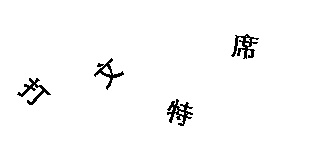
#> input picture clear_img/0821af1cab0a88844e1589df3f4efe15_文-特-席.png, 310 x 155 px; its folder holds only this picture in this run
$ python -i text_rotate.py   (imports and definitions only)
#> lines starting #> are read from the running program, lines starting #| are printed output that depends on the picture; after the words box and inside, x2 and y2 are one past the last pixel; in counts of white or black regions, pixels touching at a corner belong together
import cv2
import numpy as np

from util import show


def rotate(img, angle):
    rows, cols = img.shape[:2]
    rotate = cv2.getRotationMatrix2D((rows * 0.5, cols * 0.5), angle, 1)
    '''
    第一个参数：旋转中心点
    第二个参数：旋转角度
    第三个参数：缩放比例
    '''
    res = cv2.warpAffine(img, rotate, (cols, rows))
    return res


def rotate_image(template, angle, show=False):
    # 图片的中心点，这里假设是图片的中心
    center = (template.shape[1] // 2, template.shape[0] // 2)
    # 计算旋转矩阵
    rotation_matrix = cv2.getRotationMatrix2D(center, angle, 1.0)

    # 旋转图片，注意需要计算旋转后的新边界框以避免内容裁剪
    ppp = cv2.warpAffine(template, rotation_matrix, (template.shape[1], template.shape[0]), flags=cv2.INTER_CUBIC,
                         borderMode=cv2.BORDER_REPLICATE)

    if show:
        cv2.imshow('template', ppp)
        cv2.waitKey(0)
        cv2.destroyAllWindows()
    return ppp


def merge_contour_points(contours):
    """
    Collects all vertices of the minimum area rectangle for each contour.

    Args:
    contours (list): A list of contours to process.

    Returns:
    np.ndarray: An array of points from the minimum bounding rectangles of each contour.
    """
    all_points = []  # Use a list to collect all points

    for contour in contours:
        rect = cv2.minAreaRect(contour)  # Calculate the minimum area rectangle
        box = cv2.boxPoints(rect)  # Get the four vertices of the rectangle
        box = np.int32(box)  # Ensure the points are in integer format
        all_points.extend(box)  # Collect all points in the list

    # Convert list of points to a NumPy array
    merged_points = np.array(all_points)
    return merged_points


def draw_min_bounding_rect(img, contours):  # 图,轮廓点,返回包含所有轮廓点的最小外接矩形的图,矩形四角
    """
    Draw the minimum bounding rectangle for provided contours.
    """
    rect = cv2.minAreaRect(contours)
    box = cv2.boxPoints(rect)
    box = np.int0(box)
    return img, box


def getAngle(box):
    """
    Calculate the angle of the line with respect to the horizontal axis.

    Args:
    box (list): A list containing two points (x1, y1) and (x2, y2) which form a line.

    Returns:
    float: The angle in degrees between the line and the horizontal axis, adjusted to range [-45, 45].
    """
    x1, y1 = box[0]
    x2, y2 = box[1]

    # 计算角度
    angle = np.degrees(np.arctan2(y2 - y1, x2 - x1))

    # 角度调整到 [-45, 45] 范围
    if angle > 45:
        angle -= 90
    elif angle < -45:
        angle += 90

    return angle


def filter_contours_near_boundary(img, contours, boundary_thresh=1):
    """
    过滤掉靠近图像边缘的轮廓点。

    参数:
    img (numpy.ndarray): 输入图像，用于获取图像尺寸。
    contours (list): 轮廓列表，每个轮廓是一个点的集合。
    boundary_thresh (int): 边界阈值，决定多靠近边缘的点应该被过滤。

    返回:
    list: 过滤后保留的轮廓点。
    """
    filtered_contours = []
    img_height, img_width = img.shape[:2]

    for contour in contours:
        for point in contour:
            x, y = point[0]  # 点的坐标
            if not (x < boundary_thresh or x > img_width - boundary_thresh or
                    y < boundary_thresh or y > img_height - boundary_thresh):
                # 如果点不在边界阈值内，保留该点
                filtered_contours.append(point)

    return filtered_contours


def auto_correct_image(img):  # 传入单通道灰度图
    if len(img.shape) == 3:  # 彩色图有三个通道
        gray_image = cv2.cvtColor(img, cv2.COLOR_BGR2GRAY)
    else:
        gray_image = img
    # 确保图像类型为 uint8
    if gray_image.dtype != np.uint8:
        gray_image = np.uint8(gray_image)
    # 应用二值化
    ret, img = cv2.threshold(gray_image, 0, 255, cv2.THRESH_BINARY + cv2.THRESH_OTSU)
    contours, _ = cv2.findContours(
        img, cv2.RETR_CCOMP, cv2.CHAIN_APPROX_SIMPLE)
    # 过滤掉靠近边界的轮廓
    filtered_contours = filter_contours_near_boundary(img, contours, 1)
    # 绘制轮廓
    contours = merge_contour_points(filtered_contours)  # 合并轮廓点
    img, box = draw_min_bounding_rect(img, contours)  # 画最小外接矩形
    angle = getAngle(box)
    img = rotate_image(img, angle)
    return img

>>> import cv2
>>> picture = cv2.imread('clear_img/0821af1cab0a88844e1589df3f4efe15_文-特-席.png')
#> picture is the input picture: shape (155, 310, 3); min 0, max 255, mean 249.5
>>> result = auto_correct_image(picture)
#> in auto_correct_image, `ret, img = cv2.threshold(gray_image, 0, 255, cv2.THRESH_BINARY + cv2.T..`: img: shape (155, 310); 97.8% white; black in thin lines or dots, all inside (x1, y1, x2, y2) = (17, 34, 259, 126)
#> in auto_correct_image, `ret, img = cv2.threshold(gray_image, 0, 255, cv2.THRESH_BINARY + cv2.T..`: ret = 7
#> in auto_correct_image, `contours, _ = cv2.findContours( img, cv2.RETR_CCOMP, cv2.CHAIN_APPROX_..`: contours = 13 contours, 6 with area under 20; largest, box (x1, y1, x2, y2) and area: (0, 0, 310, 155) 47586, (166, 98, 194, 127) 404, (230, 33, 260, 60) 404, (16, 77, 52, 106) 308, (93, 57, 125, 91) 293, (102, 66, 111, 75) 30, (96, 62, 105, 68) 26
#> the loop in filter_contours_near_boundary, `for contour in contours:` made 13 passes
#> contour on passes 1, 7, 8: [[186, 113]], [[246, 36]], [[0, 0], [0, 154], [309, 154], [309, 0]]
#> after the loop in filter_contours_near_boundary, `for contour in contours:`: filtered_contours = 415 items, first 6: [[186, 113]], [[179, 111]], [[179, 113]], [[181, 113]], [[182, 114]], [[183, 114]]
#> the loop in merge_contour_points, `for contour in contours:` made 415 passes
#> (rect, box) on passes 1 to 3: (((186, 113), (0, 0), -90), [[186, 113], [186, 113], [186, 113], [186, 113]]), (((179, 111), (0, 0), -90), [[179, 111], [179, 111], [179, 111], [179, 111]]), (((179, 113), (0, 0), -90), [[179, 113], [179, 113], [179, 113], [179, 113]])
#> after the loop in merge_contour_points, `for contour in contours:`: all_points = 1660 pairs, first value 16 to 309, second value 33 to 154
#> in merge_contour_points, `merged_points = np.array(all_points)`: merged_points has the same summary as all_points
#> in auto_correct_image, `contours = merge_contour_points(filtered_contours)`: contours has the same summary as all_points in merge_contour_points
#> in draw_min_bounding_rect, `rect = cv2.minAreaRect(contours)`: rect = ((171.1, 74.79), (108.5, 299), -80.07)
#> in draw_min_bounding_rect, `box = cv2.boxPoints(rect)`: box = [[309, 154], [14.52, 102.5], [33.22, -4.41], [327.7, 47.12]]
#> in draw_min_bounding_rect, `box = np.int0(box)`: box = [[308, 154], [14, 102], [33, -4], [327, 47]]
#> in getAngle, `x1, y1 = box[0]`: x1 = 308; y1 = 154
#> in getAngle, `x2, y2 = box[1]`: x2 = 14; y2 = 102
#> in getAngle, `angle = np.degrees(np.arctan2(y2 - y1, x2 - x1))`: angle = -170
#> in getAngle, `angle += 90`: angle = -79.97
#> in rotate_image, `rotation_matrix = cv2.getRotationMatrix2D(center, angle, 1.0)`: rotation_matrix = [[0.174, -0.985, 203.8], [0.985, 0.174, -89.04]]
#> in rotate_image, `ppp = cv2.warpAffine(template, rotation_matrix, (template.shape[1], te..`:
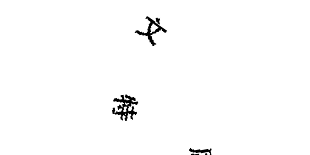
#> ppp: shape (155, 310); min 0, max 255, mean 251.9

$ run again, on clear_img/0d0c0e736510c74cd3344f6034a7b268_今-睛-伟.png
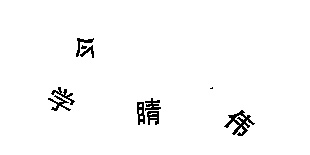
#> input picture clear_img/0d0c0e736510c74cd3344f6034a7b268_今-睛-伟.png, 310 x 155 px
#> picture is the input picture: shape (155, 310, 3); min 0, max 255, mean 249.4
#> img: shape (155, 310); 97.8% white; black in thin lines or dots, all inside (x1, y1, x2, y2) = (48, 38, 255, 136)
#> ret = 7
#> in auto_correct_image, `contours, _ = cv2.findContours( img, cv2.RETR_CCOMP, cv2.CHAIN_APPROX_..`: contours = 17 contours, 7 with area under 20; largest, box (x1, y1, x2, y2) and area: (0, 0, 310, 155) 47586, (223, 109, 256, 137) 390, (136, 101, 146, 126) 179, (47, 94, 72, 112) 166, (50, 86, 76, 106) 160
#> the loop in filter_contours_near_boundary, `for contour in contours:` made 17 passes
#> contour on passes 1, 2, 7: [[150, 117], [156, 117]], [[140, 116], [140, 118], [142, 118], [142, 116]], [[0, 0], [0, 154], [309, 154], [309, 0]]
#> after the loop in filter_contours_near_boundary, `for contour in contours:`: filtered_contours = 425 items, first 6: [[150, 117]], [[156, 117]], [[140, 116]], [[140, 118]], [[142, 118]], [[142, 116]]
#> the loop in merge_contour_points, `for contour in contours:` made 425 passes
#> (rect, box) on passes 1 to 3: (((150, 117), (0, 0), -90), [[150, 117], [150, 117], [150, 117], [150, 117]]), (((156, 117), (0, 0), -90), [[156, 117], [156, 117], [156, 117], [156, 117]]), (((140, 116), (0, 0), -90), [[140, 116], [140, 116], [140, 116], [140, 116]])
#> after the loop in merge_contour_points, `for contour in contours:`: all_points = 1700 pairs, first value 47 to 309, second value 37 to 154
#> merged_points has the same summary as all_points
#> in auto_correct_image, `contours = merge_contour_points(filtered_contours)`: contours has the same summary as all_points in merge_contour_points
#> in draw_min_bounding_rect, `rect = cv2.minAreaRect(contours)`: rect = ((183.6, 92.57), (79.45, 267.7), -80.43)
#> in draw_min_bounding_rect, `box = cv2.boxPoints(rect)`: box = [[309, 154], [45.06, 109.5], [58.27, 31.14], [322.2, 75.65]]
#> in draw_min_bounding_rect, `box = np.int0(box)`: box = [[309, 154], [45, 109], [58, 31], [322, 75]]
#> x1 = 309; y1 = 154
#> x2 = 45; y2 = 109
#> in getAngle, `angle = np.degrees(np.arctan2(y2 - y1, x2 - x1))`: angle = -170.3
#> in getAngle, `angle += 90`: angle = -80.33
#> rotation_matrix = [[0.168, -0.986, 204.9], [0.986, 0.168, -88.73]]
#> in rotate_image, `ppp = cv2.warpAffine(template, rotation_matrix, (template.shape[1], te..`:
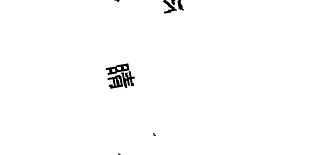
#> ppp: shape (155, 310); min 0, max 255, mean 252.5

$ run again, on clear_img/13e9aa2689cd597f1dda42e694d30f4a_或-阶-连.png
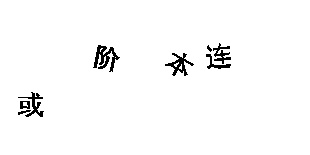
#> input picture clear_img/13e9aa2689cd597f1dda42e694d30f4a_或-阶-连.png, 310 x 155 px
#> picture is the input picture: shape (155, 310, 3); min 0, max 255, mean 249.2
#> img: shape (155, 310); 97.7% white; black in thin lines or dots, all inside (x1, y1, x2, y2) = (18, 43, 231, 117)
#> ret = 8
#> in auto_correct_image, `contours, _ = cv2.findContours( img, cv2.RETR_CCOMP, cv2.CHAIN_APPROX_..`: contours = 14 contours, 5 with area under 20; largest, box (x1, y1, x2, y2) and area: (0, 0, 310, 155) 47586, (92, 44, 121, 73) 411, (164, 52, 195, 77) 308, (17, 91, 45, 118) 250, (212, 42, 232, 65) 217
#> the loop in filter_contours_near_boundary, `for contour in contours:` made 14 passes
#> contour on passes 4, 6: [[115, 57]], [[0, 0], [0, 154], [309, 154], [309, 0]]
#> after the loop in filter_contours_near_boundary, `for contour in contours:`: filtered_contours = 422 items, first 6: [[23, 102]], [[23, 105]], [[26, 105]], [[27, 106]], [[27, 105]], [[26, 104]]
#> the loop in merge_contour_points, `for contour in contours:` made 422 passes
#> (rect, box) on passes 1 to 3: (((23, 102), (0, 0), -90), [[23, 102], [23, 102], [23, 102], [23, 102]]), (((23, 105), (0, 0), -90), [[23, 105], [23, 105], [23, 105], [23, 105]]), (((26, 105), (0, 0), -90), [[26, 105], [26, 105], [26, 105], [26, 105]])
#> after the loop in merge_contour_points, `for contour in contours:`: all_points = 1688 pairs, first value 17 to 309, second value 42 to 154
#> merged_points has the same summary as all_points
#> in auto_correct_image, `contours = merge_contour_points(filtered_contours)`: contours has the same summary as all_points in merge_contour_points
#> in draw_min_bounding_rect, `rect = cv2.minAreaRect(contours)`: rect = ((168.2, 85.48), (99.39, 296.9), -82.55)
#> in draw_min_bounding_rect, `box = cv2.boxPoints(rect)`: box = [[309, 154], [14.58, 115.5], [27.46, 16.96], [321.9, 55.45]]
#> in draw_min_bounding_rect, `box = np.int0(box)`: box = [[308, 154], [14, 115], [27, 16], [321, 55]]
#> x1 = 308; y1 = 154
#> x2 = 14; y2 = 115
#> in getAngle, `angle = np.degrees(np.arctan2(y2 - y1, x2 - x1))`: angle = -172.4
#> in getAngle, `angle += 90`: angle = -82.44
#> rotation_matrix = [[0.132, -0.991, 210.9], [0.991, 0.132, -86.78]]
#> in rotate_image, `ppp = cv2.warpAffine(template, rotation_matrix, (template.shape[1], te..`:
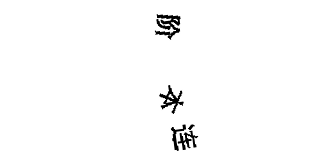
#> ppp: shape (155, 310); min 0, max 255, mean 250.7

$ run again, on clear_img/14b676d9c5b89ac0e1c3728295f4d444_发-叔-位.png
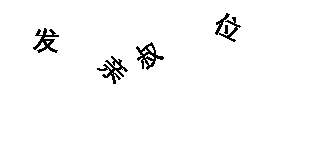
#> input picture clear_img/14b676d9c5b89ac0e1c3728295f4d444_发-叔-位.png, 310 x 155 px
#> picture is the input picture: shape (155, 310, 3); min 0, max 255, mean 249.4
#> img: shape (155, 310); 97.8% white; black in thin lines or dots, all inside (x1, y1, x2, y2) = (33, 13, 241, 84)
#> ret = 6
#> in auto_correct_image, `contours, _ = cv2.findContours( img, cv2.RETR_CCOMP, cv2.CHAIN_APPROX_..`: contours = 15 contours, 8 with area under 20; largest, box (x1, y1, x2, y2) and area: (0, 0, 310, 155) 47586, (135, 41, 165, 71) 411, (32, 27, 60, 54) 358, (96, 55, 129, 85) 357, (218, 16, 242, 43) 180, (214, 12, 231, 36) 117, (223, 24, 229, 35) 39
#> the loop in filter_contours_near_boundary, `for contour in contours:` made 15 passes
#> contour on passes 1, 6, 7, 8, 9: [[112, 73]], [[46, 41], [47, 42], [47, 43], [49, 41]], [[220, 23]], [[0, 0], [0, 154], [309, 154], [309, 0]], [[121, 69], [122, 68], [123, 69], [122, 70]]
#> after the loop in filter_contours_near_boundary, `for contour in contours:`: filtered_contours = 452 items, first 6: [[112, 73]], [[146, 59]], [[148, 61]], [[148, 62]], [[149, 63]], [[149, 64]]
#> the loop in merge_contour_points, `for contour in contours:` made 452 passes
#> (rect, box) on passes 1 to 3: (((112, 73), (0, 0), -90), [[112, 73], [112, 73], [112, 73], [112, 73]]), (((146, 59), (0, 0), -90), [[146, 59], [146, 59], [146, 59], [146, 59]]), (((148, 61), (0, 0), -90), [[148, 61], [148, 61], [148, 61], [148, 61]])
#> after the loop in merge_contour_points, `for contour in contours:`: all_points = 1808 pairs, first value 32 to 309, second value 12 to 154
#> merged_points has the same summary as all_points
#> in auto_correct_image, `contours = merge_contour_points(filtered_contours)`: contours has the same summary as all_points in merge_contour_points
#> in draw_min_bounding_rect, `rect = cv2.minAreaRect(contours)`: rect = ((186.1, 53.74), (106.1, 299), -70.35)
#> in draw_min_bounding_rect, `box = cv2.boxPoints(rect)`: box = [[309, 154], [27.42, 53.43], [63.12, -46.53], [344.7, 54.04]]
#> in draw_min_bounding_rect, `box = np.int0(box)`: box = [[309, 154], [27, 53], [63, -46], [344, 54]]
#> x1 = 309; y1 = 154
#> x2 = 27; y2 = 53
#> in getAngle, `angle = np.degrees(np.arctan2(y2 - y1, x2 - x1))`: angle = -160.3
#> in getAngle, `angle += 90`: angle = -70.29
#> rotation_matrix = [[0.337, -0.941, 175.2], [0.941, 0.337, -94.89]]
#> in rotate_image, `ppp = cv2.warpAffine(template, rotation_matrix, (template.shape[1], te..`:
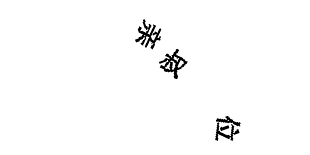
#> ppp: shape (155, 310); min 0, max 255, mean 250.8
